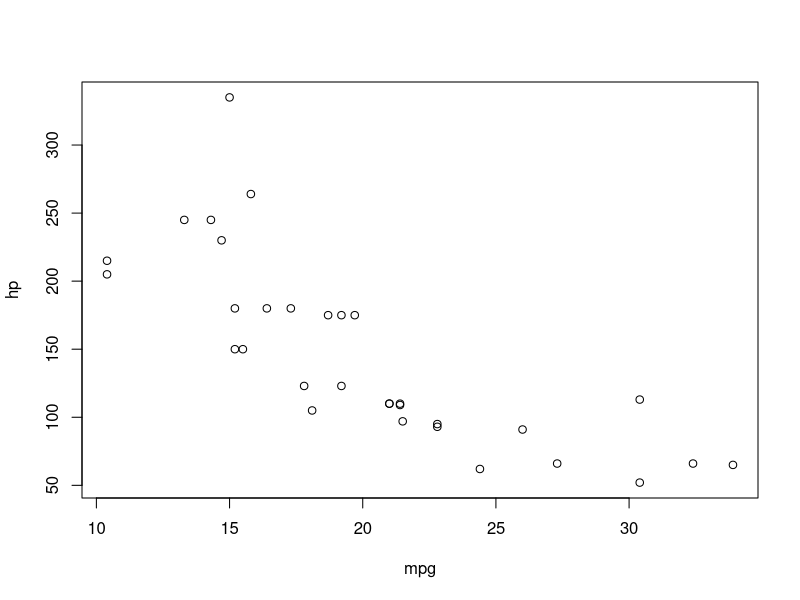

Write R code to recreate this figure.
#Anthony Grieco
#Foundations of Data Science and Analytics
#1/30/2024

# install.packages('tidyverse')
library(tidyverse) #(#1)

getwd() #(#2)

list.files() #(#3)

my_sum <- 2024 + 21 #(#4)

# I am exactly 21 years old (#5)

typeof(my_sum) #(#6)

myVector <- 1:5L
myVector #(#7)

myVector2 <- 1.5:100
myVector2 #(#8)

myVector2 + 0.5 #(#9)

sqrt(myVector2) #(#10)

myVector3 <- myVector2[1:5] 
myVector3 #(#11)

myVector[1:5] * myVector3[1:5] #(#12)

classes <- factor(c("tiny", "small", "medium", "large", "huge"))
classes #(#13)

my_range <- 10:50L
my_range #(#14)

my_favs <- c(3, "Anthony", "Gnocchi", 4.0)
my_favs[3] #(#15)

my_matrix <- matrix(1:25, nrow = 5, ncol = 5)
my_matrix #(#16)

attributes(my_matrix) #(#17)

dimnames(my_matrix) <- list(c("R1", "R2", "R3", "R4", "R5"), c("C1", "C2", "C3", "C4", "C5"))
my_matrix #(#18)

my_matrix[21] <- NA
my_matrix #(#19)

logicVector <- is.na(my_matrix)
logicVector #(#20)

df <- data.frame(gender = c("M", "M", "F", "M"), fname = c("Rob", "Dave", "Mary", "Dean"))
df #(#21)

names(df[2]) #(#22)

summary(df) #(#23)

mtcars #(#24)

attach(mtcars)
plot(mpg, hp)  #(#25)
